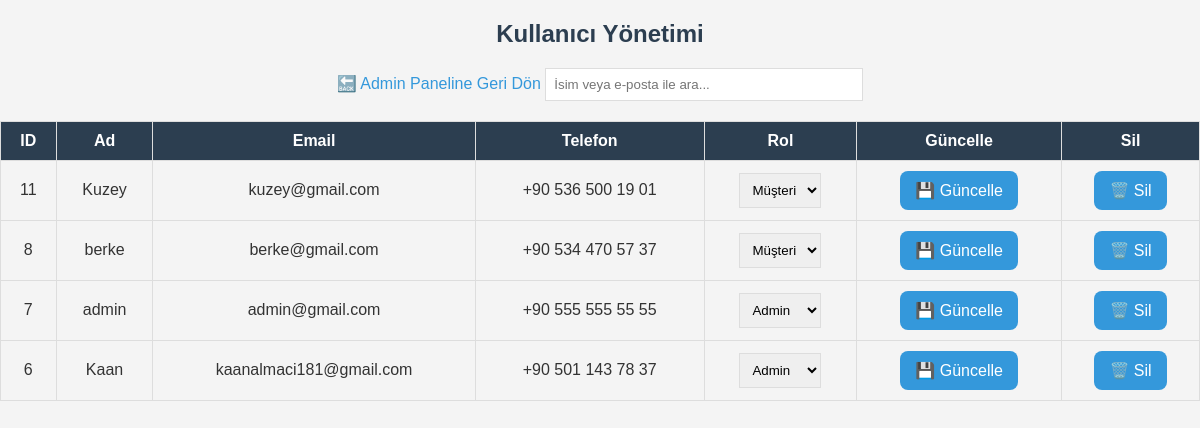
Page /admin/kullanicilar.php (signed in) on the committed database.
### tables this page shows
CREATE TABLE `musteriler` (
  `id` int(11) NOT NULL,
  `ad` varchar(255) NOT NULL,
  `email` varchar(255) NOT NULL,
  `telefon` varchar(20) DEFAULT NULL,
  `kayit_tarihi` timestamp NOT NULL DEFAULT current_timestamp(),
  `sifre` varchar(255) NOT NULL,
  `rol` varchar(50) NOT NULL
);

### admin/kullanicilar.php (the view, shortened to what this page needs)
<?php
include "../baglanti.php";
$sql = "SELECT * FROM musteriler ORDER BY id DESC";
$result = $conn->query($sql);
?>
<!DOCTYPE html>
<html lang="tr">
<head>
    <link rel="stylesheet" href="../css/admin.css">
	<link rel="stylesheet" href="../css/style.css">
</head>
<body>
    <h2>Kullanıcı Yönetimi</h2>
    <a href="index.php">🔙 Admin Paneline Geri Dön</a>
    <input type="text" id="arama" oninput="aramaYap()" placeholder="İsim veya e-posta ile ara..." style="width: 300px; padding: 8px;">
    <table border="1">
        <tr>
            <th>ID</th>
            <th>Ad</th>
            <th>Email</th>
            <th>Telefon</th>
            <th>Rol</th>
            <th>Güncelle</th>
            <th>Sil</th>
        </tr>
        <tbody id="kullanici_listesi">
            <?php while ($row = $result->fetch_assoc()) { ?>
            <tr id="kullanici_<?php echo $row['id']; ?>">
                <td><?php echo $row['id']; ?></td>
                <td><?php echo $row['ad']; ?></td>
                <td><?php echo $row['email']; ?></td>
                <td><?php echo $row['telefon']; ?></td>
                <td>
                    <select data-field="rol">
                        <option value="musteri" <?php if ($row['rol'] == "musteri") echo "selected"; ?>>Müşteri</option>
                        <option value="admin" <?php if ($row['rol'] == "admin") echo "selected"; ?>>Admin</option>
                    </select>
                </td>
                <td>
                    <button onclick="rolGuncelle(<?php echo $row['id']; ?>)">💾 Güncelle</button>
                </td>
                <td>
                    <button onclick="sil(<?php echo $row['id']; ?>)">🗑️ Sil</button>
                </td>
            </tr>
            <?php } ?>
        </tbody>
    </table>
</body>
</html>

### css/admin.css (style rules this page uses)
body { font-family: Arial, sans-serif; text-align: center; margin: 50px; }
button { padding: 10px 20px; font-size: 16px; cursor: pointer; border: none; border-radius: 8px; background-color: #28a745; color: white; transition: 0.3s; }
body { text-align: center; }

### css/style.css (style rules this page uses)
body { font-family: Arial, sans-serif; background-color: #f4f4f4; color: #333; margin: 0; padding: 0; }
h2 { color: #2c3e50; text-align: center; }
table { width: 100%; border-collapse: collapse; margin-top: 20px; }
table, th, td { border: 1px solid #ddd; }
th, td { padding: 10px; text-align: center; }
th { background-color: #2c3e50; color: white; }
button, input[type="submit"] { background-color: #3498db; color: white; border: none; padding: 10px 15px; cursor: pointer; }
input, select { padding: 8px; border: 1px solid #ddd; }
a { text-decoration: none; color: #3498db; }

### rows in the picture
musteriler: id "11", ad "Kuzey", email "kuzey@gmail.com", telefon "+90 536 500 19 01", rol "Müşteri"
musteriler: id "8", ad "berke", email "berke@gmail.com", telefon "+90 534 470 57 37", rol "Müşteri"
musteriler: id "7", ad "admin", email "admin@gmail.com", telefon "+90 555 555 55 55", rol "Admin"
musteriler: id "6", ad "Kaan", email "kaanalmaci181@gmail.com", telefon "+90 501 143 78 37", rol "Admin"
